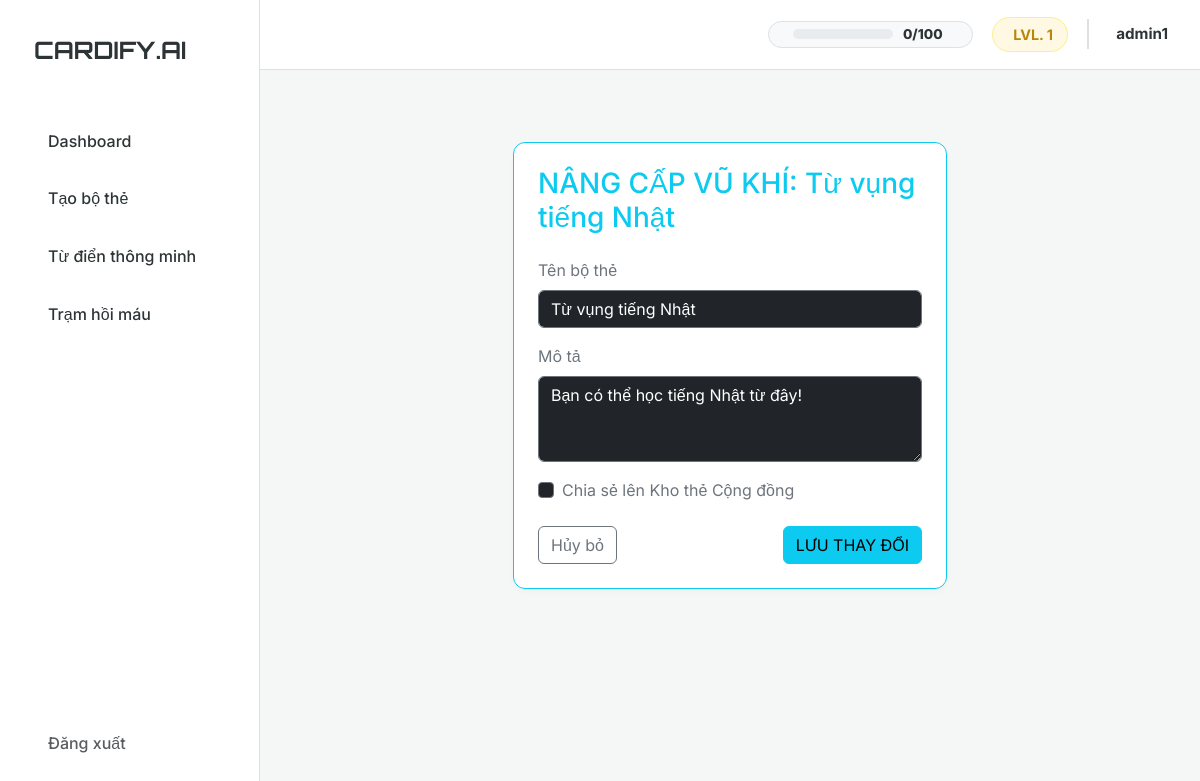
Page /deck/2/edit/ (signed in) on the committed database.
### flashcards/models.py (models this page shows, shortened)
class Deck(models.Model):
    user = models.ForeignKey(User, on_delete=models.CASCADE)
    title = models.CharField(max_length=200)
    description = models.TextField(blank=True)
    is_public = models.BooleanField(default=False) # True = Đưa lên Kho thẻ cộng đồng
    created_at = models.DateTimeField(auto_now_add=True)

### flashcards/views.py (the view, shortened to what this page needs)
# urls.py: path('deck/<int:deck_id>/edit/', views.edit_deck, name='edit_deck'),
@login_required(login_url='/admin/login/')
def edit_deck(request, deck_id):
    deck = get_object_or_404(Deck, id=deck_id, user=request.user)
    return render(request, 'flashcards/edit_deck.html', {'deck': deck})

### flashcards/templates/flashcards/edit_deck.html (shortened to what this page needs)
{% extends 'flashcards/base.html' %}
{% block content %}
<div class="row justify-content-center mt-5">
    <div class="col-md-6">
        <div class="card p-4 border-info">
            <h3 class="text-info mb-4">NÂNG CẤP VŨ KHÍ: {{ deck.title }}</h3>
            <form method="POST" action="">
                <div class="mb-3">
                    <label class="form-label text-secondary">Tên bộ thẻ</label>
                    <input type="text" name="title" class="form-control bg-dark text-white border-secondary" required value="{{ deck.title }}">
                </div>
                <div class="mb-3">
                    <label class="form-label text-secondary">Mô tả</label>
                    <textarea name="description" class="form-control bg-dark text-white border-secondary" rows="3">{{ deck.description|default_if_none:'' }}</textarea>
                </div>
                <div class="mb-4 form-check">
                    <input type="checkbox" name="is_public" class="form-check-input bg-dark border-secondary" id="publicCheck" {% if deck.is_public %}checked{% endif %}>
                    <label class="form-check-label text-secondary" for="publicCheck">
                        Chia sẻ lên Kho thẻ Cộng đồng
                    </label>
                </div>
                <div class="d-flex justify-content-between">
                    <a href="{% url 'dashboard' %}" class="btn btn-outline-secondary">Hủy bỏ</a>
                    <button type="submit" class="btn btn-info">LƯU THAY ĐỔI</button>
                </div>
            </form>
        </div>
    </div>
</div>
{% endblock %}

### flashcards/templates/flashcards/base.html (shortened to what this page needs)
{% load static %}
<!DOCTYPE html>
<html lang="vi">
<head>
    <link href="https://cdn.jsdelivr.net/npm/bootstrap@5.3.0/dist/css/bootstrap.min.css" rel="stylesheet">
    <link href="https://unpkg.com/aos@2.3.1/dist/aos.css" rel="stylesheet">
    <link rel="stylesheet" href="{% static 'css/style.css' %}">
</head>
<body>
<div class="main-wrapper">
    <aside class="sidebar">
        <a href="{% url 'dashboard' %}" class="brand-logo">
             CARDIFY.AI
        </a>
        <ul class="nav-menu">
            <li class="nav-item">
                <a href="{% url 'dashboard' %}" class="nav-link {% if request.resolver_match.url_name == 'dashboard' %}active{% endif %}">
                     Dashboard
                </a>
            </li>
            <li class="nav-item">
                <a href="{% url 'create_deck' %}" class="nav-link {% if request.resolver_match.url_name == 'create_deck' %}active{% endif %}">
                     Tạo bộ thẻ
                </a>
            </li>
            <li class="nav-item">
                <a href="{% url 'dictionary' %}" class="nav-link {% if 'dictionary' in request.path %}active{% endif %}">
                     Từ điển thông minh
                </a>
            </li>
            <li class="nav-item">
                <a href="{% url 'pomodoro' %}" class="nav-link {% if request.resolver_match.url_name == 'pomodoro' %}active{% endif %}">
                     Trạm hồi máu
                </a>
            </li>
        </ul>
        <div class="mt-auto">
            <a href="javascript:void(0)" onclick="document.getElementById('logout-form').submit();" class="nav-link text-muted">
                 Đăng xuất
            </a>
        </div>
    </aside>
    <main class="content-area">
        <header class="top-navbar">
            {% if user.is_authenticated %}
            <div class="user-status-wrapper">
                <div class="energy-bar-container">
                    <div class="progress energy-progress">
                    </div>
                    <span class="energy-text">{{ user.profile.energy|default:0 }}/100</span>
                </div>
                <div class="stat-badge level-badge">
                    <span>LVL. {{ user.profile.level|default:1 }}</span>
                </div>
                <div class="user-profile-info">
                    <span class="username-text ms-1">{{ user.username }}</span>
                </div>
            </div>
            {% endif %}
        </header>
        <div class="container-fluid p-4">
            {% block content %}{% endblock %}
        </div>
    </main>
</div>
</body>
</html>

### static/css/style.css (style rules this page uses)
:root { --primary-yellow: #FFD700; --primary-orange: #FF9800; --soft-yellow: #FFF9E3; --dark-text: #2D3436; --light-gray: #F4F7F6; --white: #FFFFFF; --border-color: #E0E0E0; --sidebar-width: 260px; --danger-red: #dc3545; --soft-red: #fff5f5; }
body { background-color: var(--light-gray); color: var(--dark-text); font-family: 'Inter', sans-serif; margin: 0; }
.main-wrapper { display: flex; min-height: 100vh; }
.sidebar { width: var(--sidebar-width); background-color: var(--white); border-right: 1px solid var(--border-color); position: fixed; height: 100vh; padding: 2rem 1.5rem; display: flex; flex-direction: column; z-index: 1000; }
.brand-logo { font-family: 'Orbitron', sans-serif; font-size: 1.5rem; font-weight: bold; color: var(--dark-text); text-decoration: none; margin-bottom: 3rem; display: flex; align-items: center; gap: 10px; }
.nav-menu { list-style: none; padding: 0; flex-grow: 1; }
.nav-item { margin-bottom: 0.5rem; }
.nav-link { display: flex; align-items: center; padding: 0.8rem 1rem; color: var(--dark-text); text-decoration: none; border-radius: 8px; transition: all 0.3s; font-weight: 500; }
.content-area { margin-left: var(--sidebar-width); flex-grow: 1; display: flex; flex-direction: column; }
.top-navbar { height: 70px; background-color: var(--white); border-bottom: 1px solid var(--border-color); display: flex; align-items: center; justify-content: flex-end; padding: 0 2rem; position: sticky; top: 0; z-index: 100; }
.user-status-wrapper { display: flex; align-items: center; gap: 1.2rem; }
.energy-bar-container { display: flex; align-items: center; gap: 10px; background: #f8f9fa; padding: 6px 14px; border-radius: 50px; border: 1px solid var(--border-color); }
.energy-progress { width: 100px; height: 10px !important; background-color: #e9ecef; border-radius: 10px; overflow: hidden; margin-bottom: 0; }
.energy-text { font-size: 0.85rem; font-weight: 800; color: var(--dark-text); min-width: 55px; line-height: 1; }
.stat-badge { padding: 6px 14px; border-radius: 50px; font-size: 0.9rem; font-weight: bold; display: flex; align-items: center; gap: 6px; }
.level-badge { color: #B8860B; background: var(--soft-yellow); border: 1px solid #faf089; }
.user-profile-info { display: flex; align-items: center; gap: 8px; padding-left: 15px; border-left: 2px solid var(--border-color); height: 30px; }
.username-text { font-weight: 700; font-size: 0.95rem; color: var(--dark-text); }
.card { background: var(--white); border: 1px solid var(--border-color); border-radius: 12px; box-shadow: 0 4px 6px rgba(0,0,0,0.02); transition: transform 0.2s, box-shadow 0.2s; }

### rows in the picture
Deck: title "Từ vụng tiếng Nhật", description "Bạn có thể học tiếng Nhật từ đây!"

### other values in the picture
{{ user.profile.energy|default:0 }} "0"
{{ user.profile.level|default:1 }} "1"
{{ user.username }} "admin1"
